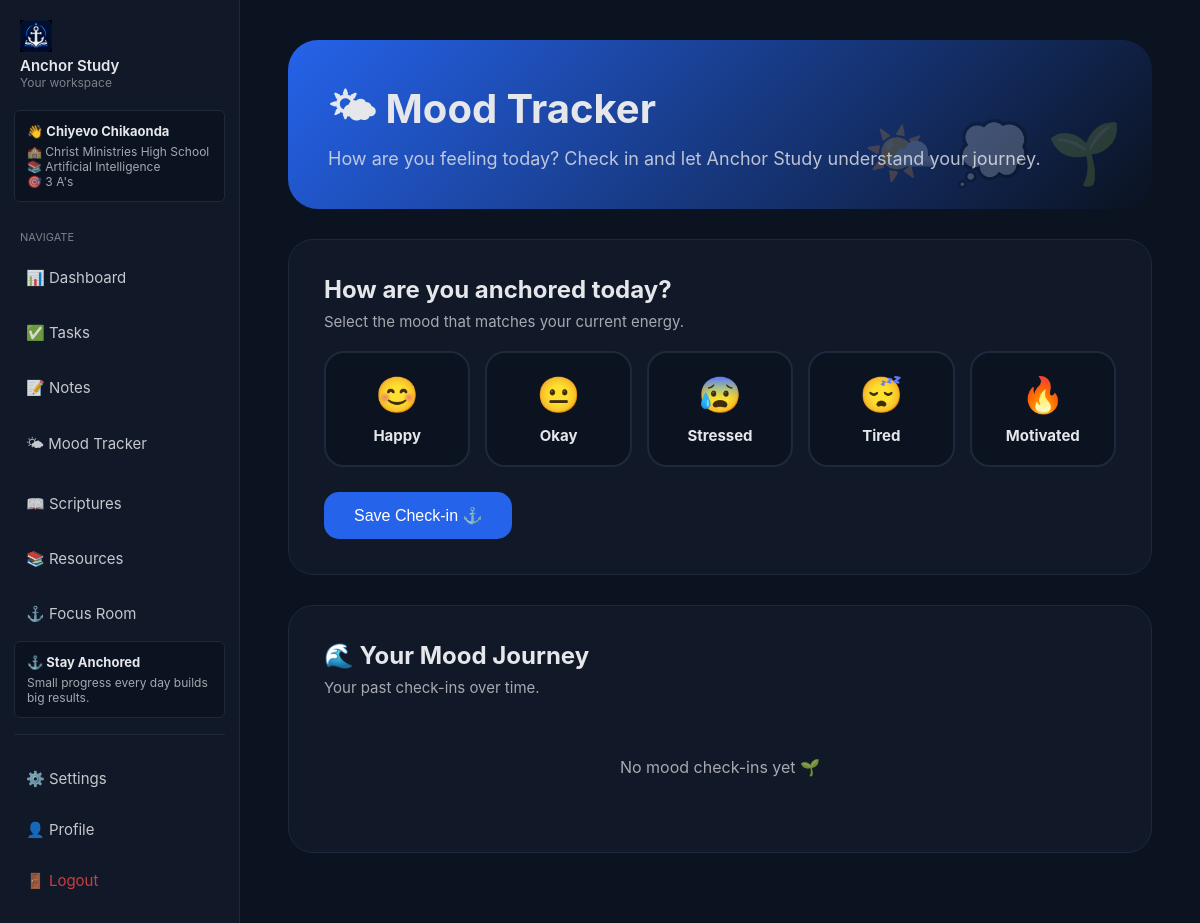
Page /mood (signed in) on the committed database.
### tables this page shows
CREATE TABLE users(

        id INTEGER PRIMARY KEY AUTOINCREMENT,

        full_name TEXT,

        education_level TEXT,

        institution TEXT,

        study_level TEXT,

        subjects TEXT,

        study_goal TEXT,

        academic_target TEXT,

        username TEXT UNIQUE,

        password TEXT,

        birthday TEXT,

        theme TEXT DEFAULT 'light'

    );

### ai_student_assistant/routes/mood.py (the view, shortened to what this page needs)
@mood.route("/mood", methods=["GET", "POST"])
def mood_page():
    if "user" not in session:
        return redirect(url_for("auth.login"))
    username = session["user"]
    conn = get_db()
    moods = conn.execute(
        """
        SELECT * FROM moods
        WHERE username = ?
        ORDER BY created_at DESC
        """,
        (username,)
    ).fetchall()
    conn.close()
    return render_template(
        "mood.html",
        moods=moods
    )

### ai_student_assistant/database.py (called while the page is built)
def get_db():
    conn = sqlite3.connect(DB_NAME)
    conn.row_factory = sqlite3.Row
    return conn

### app.py (called while the page is built)
@app.context_processor
def inject_user_profile():
    conn = get_db()
    profile_user = conn.execute(
        "SELECT * FROM users LIMIT 1"
    ).fetchone()
    conn.close()
    return {
        "profile_user": profile_user
    }

### ai_student_assistant/templates/mood.html (shortened to what this page needs)
{% extends "base.html" %}
{% block content %}
<div class="mood-wrapper">
<div class="mood-hero">
<h1>
🌤 Mood Tracker
</h1>
<p>
How are you feeling today? Check in and let Anchor Study understand your journey.
</p>
</div>
<div class="mood-card">
<h2>
How are you anchored today?
</h2>
<p>
Select the mood that matches your current energy.
</p>
<form method="POST" id="moodForm">
<div class="mood-grid">
<div class="mood-btn" onclick="selectMood(this,'😊 Happy')">
<div class="mood-icon">😊</div>
<div class="mood-title">Happy</div>
</div>
<div class="mood-btn" onclick="selectMood(this,'😐 Okay')">
<div class="mood-icon">😐</div>
<div class="mood-title">Okay</div>
</div>
<div class="mood-btn" onclick="selectMood(this,'😰 Stressed')">
<div class="mood-icon">😰</div>
<div class="mood-title">Stressed</div>
</div>
<div class="mood-btn" onclick="selectMood(this,'😴 Tired')">
<div class="mood-icon">😴</div>
<div class="mood-title">Tired</div>
</div>
<div class="mood-btn" onclick="selectMood(this,'🔥 Motivated')">
<div class="mood-icon">🔥</div>
<div class="mood-title">Motivated</div>
</div>
</div>
<button type="submit" class="save-btn">
Save Check-in ⚓
</button>
</form>
</div>
<div class="mood-card">
<h2>
🌊 Your Mood Journey
</h2>
<p>Your past check-ins over time.</p>
{% if moods %}
<div class="mood-history-list">
{% for mood in moods %}
<div class="history-item">
<strong>{{ mood["mood"] }}</strong>
<small>{{ mood["created_at"] }}</small>
</div>
{% endfor %}
</div>
{% else %}
<div class="empty">
No mood check-ins yet 🌱
</div>
{% endif %}
</div>
</div>
{% endblock %}

### ai_student_assistant/templates/base.html (shortened to what this page needs)
<!DOCTYPE html>
<html>
<head>
</head>
<body>
{% if request.path not in ['/', '/login', '/signup'] %}
    <div class="sidebar main-sidebar">
        <div class="logo">
            <img src="{{ url_for('static', filename='anchor-study-logo.png') }}" alt="Anchor Study Logo" class="logo-image">
            <h2>Anchor Study</h2>
            <p>Your workspace</p>
        </div>
        {% if profile_user %}
            <div class="student-mini-card">
                <h3>👋 {{ profile_user["full_name"] }}</h3>
                <p>🏫 {{ profile_user["institution"] }}</p>
                <p>📚 {{ profile_user["subjects"] }}</p>
                <p>🎯 {{ profile_user["study_goal"] }}</p>
            </div>
        {% endif %}
        <div class="menu-title">NAVIGATE</div>
        <a href="/dashboard">📊 Dashboard</a>
        <a href="/tasks" class="desktop-link">✅ Tasks</a>
        <a href="/notes" class="desktop-link">📝 Notes</a>
        <a href="/mood">🌤 Mood Tracker</a>
        <a href="/scriptures">📖 Scriptures</a>
        <a href="/resources">📚 Resources</a>
        <a href="/timer">⚓ Focus Room</a>
        <div class="study-card">
            <h3>⚓ Stay Anchored</h3>
            <p>Small progress every day builds big results.</p>
        </div>
        <div class="menu-bottom">
            <a href="/settings">⚙️ Settings</a>
            <a href="/profile/edit" class="desktop-link">👤 Profile</a>
           <a href="/logout" class="logout" onclick="resetTheme()">🚪 Logout</a>
        </div>
    </div>
{% endif %}
{% if request.path == "/" %}
    <div class="welcome-main">
{% else %}
    <div class="main">
{% endif %}
{% block content %}
{% endblock %}
</div>
</body>
</html>

### ai_student_assistant/templates/base.html (style rules this page uses)
:root, [data-theme="default"] { --background: #07111f; --sidebar: #111827; --card: #0f172a; --accent: #2563eb; --text: #e5e7eb; --soft: #1e293b; --border: #334155; }
* { box-sizing: border-box; margin: 0; padding: 0; }
:root { --background: #0b1220; --sidebar: #111827; --card: #111827; --accent: #2563eb; --text: #e5e7eb; --soft: #1e293b; --border: #334155; }
body { min-height: 100vh; font-family: -apple-system, BlinkMacSystemFont, "Segoe UI", Helvetica, Arial, sans-serif; background: var(--background); color: var(--text); transition: background 0.4s ease, color 0.4s ease; overflow-x: hidden; }
html { scroll-behavior: smooth; }
.sidebar, .desktop-sidebar, .mobile-sidebar, .main, .welcome-main, .welcome-navbar { position: relative; z-index: 1; }
.sidebar { position: fixed; left: 0; top: 0; bottom: 0; width: 240px; background: var(--sidebar); padding: 20px 14px; display: flex; flex-direction: column; border-right: 1px solid var(--soft); overflow-y: auto; z-index: 1000; transition: transform 0.3s ease; }
.logo { margin-bottom: 20px; padding: 0 6px; }
.logo-image { width: 32px; height: 32px; object-fit: contain; }
.logo h2 { font-size: 15px; font-weight: 600; }
.logo p { font-size: 12px; opacity: 0.5; }
.student-mini-card, .study-card { background: var(--background); border: 1px solid var(--soft); border-radius: 6px; padding: 12px; margin-bottom: 16px; }
.student-mini-card h3, .study-card h3 { font-size: 13px; margin-bottom: 5px; }
.student-mini-card p, .study-card p { font-size: 12px; opacity: 0.7; }
.menu-title { font-size: 11px; opacity: 0.5; margin: 12px 6px 6px; }
.sidebar a { display: flex; align-items: center; gap: 10px; padding: 14px 12px; margin: 4px 0; border-radius: 12px; text-decoration: none; color: var(--text); font-size: 15px; opacity: 0.85; transition: background .2s ease, transform .2s ease; }
.menu-bottom { margin-top: auto; border-top: 1px solid var(--soft); padding-top: 16px; }
.logout { color: #ef4444 !important; }
.main { margin-left: 240px; padding: 40px 48px; min-height: 100vh; max-width: 1100px; }
button { background: var(--accent); color: white; border: none; padding: 8px 14px; border-radius: 6px; cursor: pointer; }

### ai_student_assistant/templates/mood.html (style rules this page uses)
.mood-wrapper { max-width:1000px; margin:auto; }
.mood-hero { background:linear-gradient(135deg, var(--accent), transparent); padding:40px; border-radius:30px; margin-bottom:30px; position:relative; overflow:hidden; }
.mood-hero::after { content:"🌤️ 💭 🌱"; position:absolute; right:30px; bottom:20px; font-size:60px; opacity:.2; animation:float 5s infinite ease-in-out; }
.mood-hero h1 { font-size:40px; }
.mood-hero p { opacity:.8; font-size:18px; }
.mood-card { background:var(--card); border:1px solid var(--soft); padding:35px; border-radius:25px; margin-bottom:30px; }
.mood-card h2 { font-size:24px; margin-bottom:8px; }
.mood-card > p { opacity:.7; margin-bottom:20px; font-size:15px; }
.mood-grid { display:grid; grid-template-columns:repeat(auto-fit,minmax(140px,1fr)); gap:15px; margin-top:20px; }
.mood-btn { padding:20px 15px; border-radius:20px; background:var(--background); border:2px solid var(--soft); cursor:pointer; text-align:center; transition:.3s; color:var(--text); }
.mood-icon { font-size:35px; margin-bottom:10px; }
.mood-title { font-size:15px; font-weight:bold; }
.save-btn { margin-top:25px; background:var(--accent); color:white; border:none; padding:14px 30px; border-radius:15px; font-size:16px; cursor:pointer; transition:.2s; }
.empty { text-align:center; padding:40px; opacity:.7; }

### rows in the picture
users: full_name "Chiyevo Chikaonda", institution "Christ Ministries High School", subjects "Artificial Intelligence", study_goal "3 A's"
